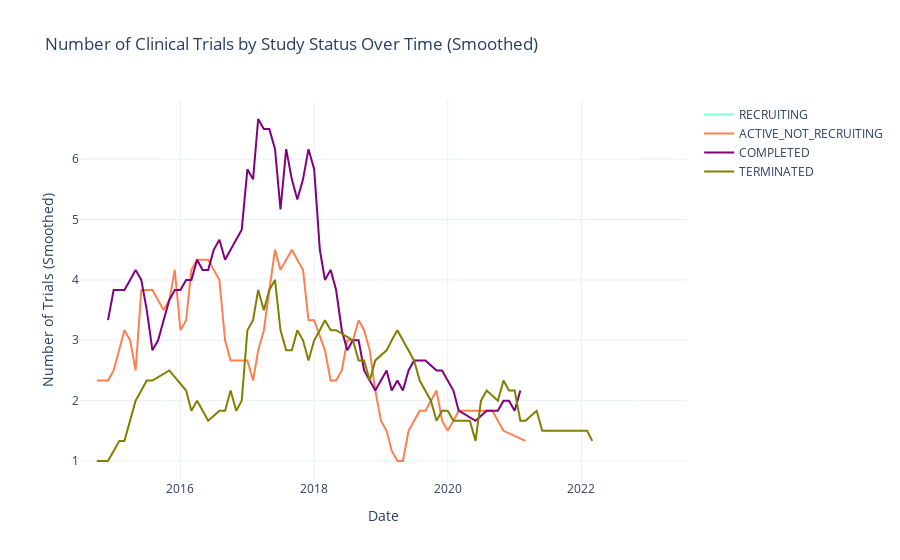

This figure's notebook cell:
### Markdown cell above
# Trends in Clinical Trials Over the Last Decade

### Code cell
# Function to create smoothed line traces for each study status
def create_trace(trial_status, color, window=3):
    filtered_df = New_Reduced_df[New_Reduced_df['Study Status'] == trial_status]
    trial_counts = filtered_df.groupby(filtered_df['Start Date'].dt.to_period('M'))['NCT Number'].nunique().reset_index()
    trial_counts.columns = ['Start Date', 'Number of Trials']
    trial_counts['Start Date'] = trial_counts['Start Date'].dt.to_timestamp()
    trial_counts['Smoothed Trials'] = trial_counts['Number of Trials'].rolling(window=window, center=True).mean()
    return go.Scatter(
        x = trial_counts['Start Date'],
        y = trial_counts['Smoothed Trials'],
        mode = 'lines',
        name = trial_status,
        marker = dict(color = color)
    )

# Create traces for each study status with smoothing window of 6 months
trace_recruiting = create_trace('RECRUITING', 'aquamarine', window=6)
trace_active = create_trace('ACTIVE_NOT_RECRUITING', 'coral', window=6)
trace_completed = create_trace('COMPLETED', 'purple', window=6)
trace_terminated = create_trace('TERMINATED', 'olive', window=6)

# Create the figure and add the traces
fig = go.Figure()

fig.add_trace(trace_recruiting)
fig.add_trace(trace_active)
fig.add_trace(trace_completed)
fig.add_trace(trace_terminated)

# Customize layout
fig.update_layout(
    title='Number of Clinical Trials by Study Status Over Time (Smoothed)',
    xaxis_title='Date',
    yaxis_title='Number of Trials (Smoothed)',
    template='plotly_white'
)

# Show the plot
fig.show()

pio.write_image(fig, 'clinical_trials_decade_static.png', format='png')
